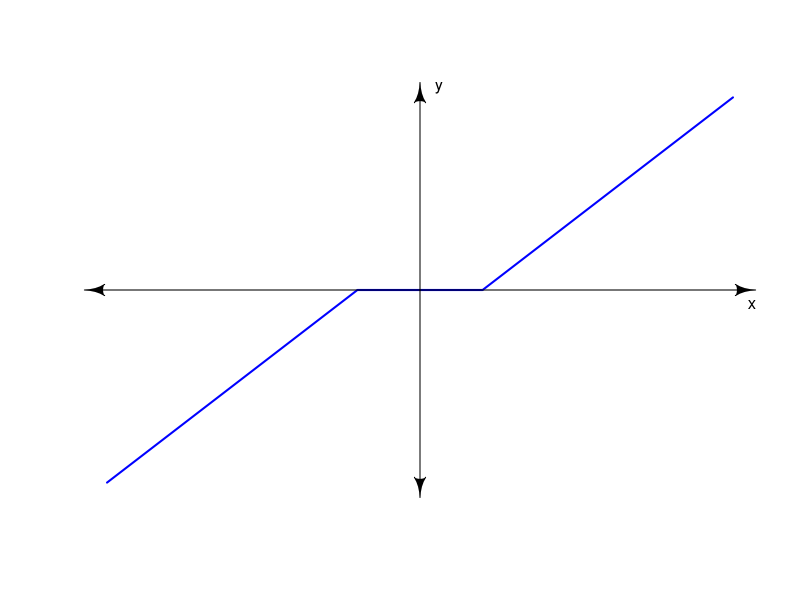

Reproduce this figure in R.
# Replicating Fig 1 of SPCA (Zhu et. al)

# function for soft thresholding
soft_thresholding <- function(x, delta = 1) max((abs(x)-delta),0)*sign(x)

x <- seq(-5, 5, 0.01)
y <- sapply(x, soft_thresholding)
pdf("soft_threshold.pdf", height = 7, width = 7)
plot(x, y, type = "l", xlab = "\n", ylab = "\n",
	xaxt = "n", yaxt = "n", bty = "n", lwd =2, col = "blue")

# for x-y axes
library(shape)
Arrows(0,0,max(x)+0.2,0)
Arrows(0,0,-max(x)-0.2,0)
Arrows(0,0,0,max(y)+0.1)
Arrows(0,0,0,-max(y)-0.1)
text(5.3,-0.3, "x")
text(0.3,4.2, "y")
dev.off()